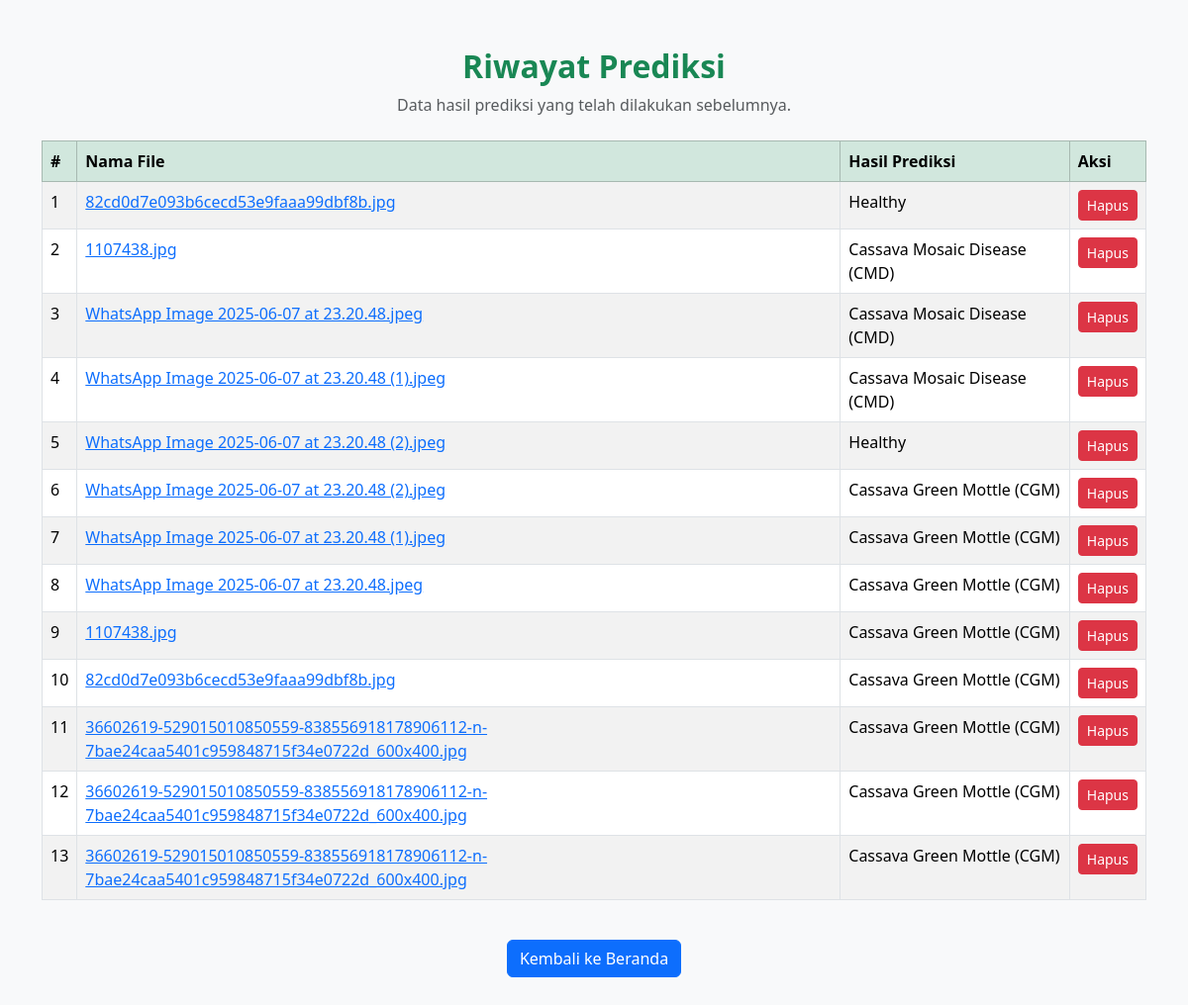
Before: /history with the older database file.
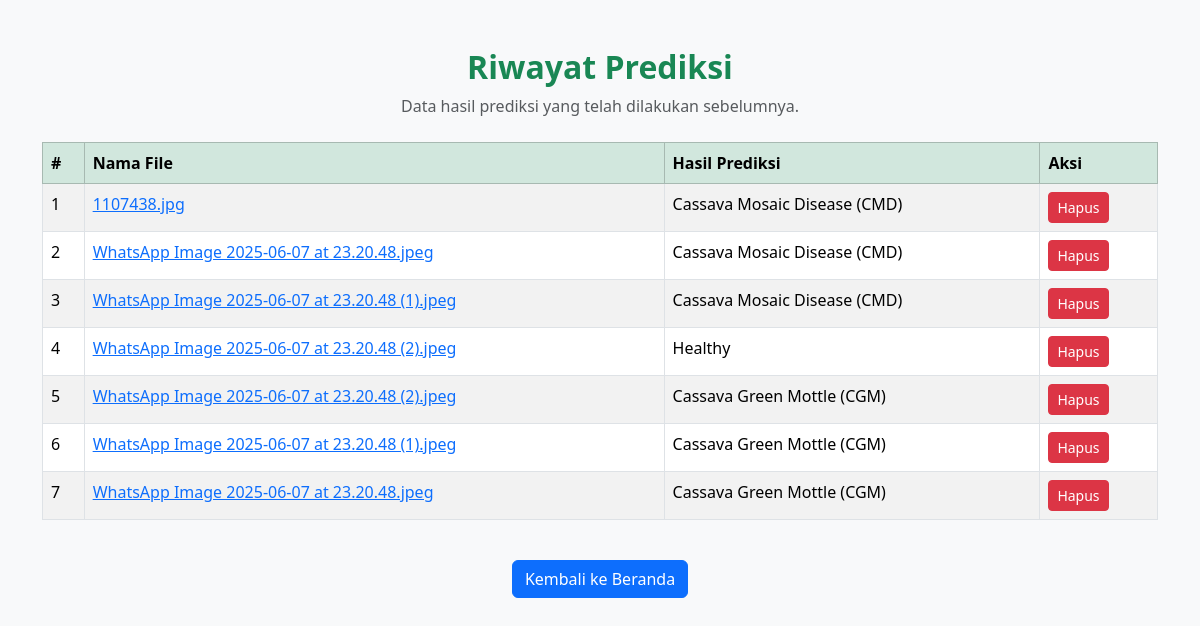
After: the same page with the newer database file.
### tables this page shows
CREATE TABLE predictions (
                id INTEGER PRIMARY KEY AUTOINCREMENT,
                filename TEXT,
                prediction TEXT
            );

### app.py (the view)
@app.route('/history')
def history():
    with sqlite3.connect('cassava.db') as conn:
        c = conn.cursor()
        c.execute("SELECT id, filename, prediction FROM predictions ORDER BY id DESC")
        data = c.fetchall()
    return render_template('history.html', data=data)

### templates/history.html (shortened to what this page needs)
<!DOCTYPE html>
<html lang="id">
<head>
    <link href="https://cdn.jsdelivr.net/npm/bootstrap@5.3.2/dist/css/bootstrap.min.css" rel="stylesheet">
</head>
<body class="bg-light">
    <div class="container py-5">
        <div class="text-center mb-4">
            <h2 class="fw-bold text-success">Riwayat Prediksi</h2>
            <p class="text-muted">Data hasil prediksi yang telah dilakukan sebelumnya.</p>
        </div>
        <div class="table-responsive">
            <table class="table table-bordered table-striped">
                <thead class="table-success">
                    <tr>
                        <th>#</th>
                        <th>Nama File</th>
                        <th>Hasil Prediksi</th>
                        <th>Aksi</th>
                    </tr>
                </thead>
                <tbody>
                    {% for row in data %}
                    <tr>
                        <td>{{ loop.index }}</td>
                        <td>
                            <a href="{{ url_for('show_result', filename=row[1]) }}">
                                {{ row[1] }}
                            </a>
                        </td>
                        <td>{{ row[2] }}</td>
                        <td>
                            <form action="{{ url_for('delete_history') }}" method="POST" style="display:inline;">
                                <button type="submit" class="btn btn-danger btn-sm">Hapus</button>
                            </form>
                        </td>
                    </tr>
                    {% endfor %}
                </tbody>
            </table>
        </div>
        <div class="text-center mt-4">
            <a href="{{ url_for('index') }}" class="btn btn-primary">Kembali ke Beranda</a>
        </div>
    </div>
</body>
</html>

Changed rows visible on the page:
removed predictions: filename "82cd0d7e093b6cecd53e9faaa99dbf8b.jpg", prediction "Healthy"
removed predictions: filename "1107438.jpg", prediction "Cassava Green Mottle (CGM)"
removed predictions: filename "82cd0d7e093b6cecd53e9faaa99dbf8b.jpg", prediction "Cassava Green Mottle (CGM)"
removed predictions: filename "36602619-529015010850559-838556918178906112-n-7bae24caa5401c959848715f34e0722d_600x400.jpg", prediction "Cassava Green Mottle (CGM)"
removed predictions: filename "36602619-529015010850559-838556918178906112-n-7bae24caa5401c959848715f34e0722d_600x400.jpg", prediction "Cassava Green Mottle (CGM)"
removed predictions: filename "36602619-529015010850559-838556918178906112-n-7bae24caa5401c959848715f34e0722d_600x400.jpg", prediction "Cassava Green Mottle (CGM)"
